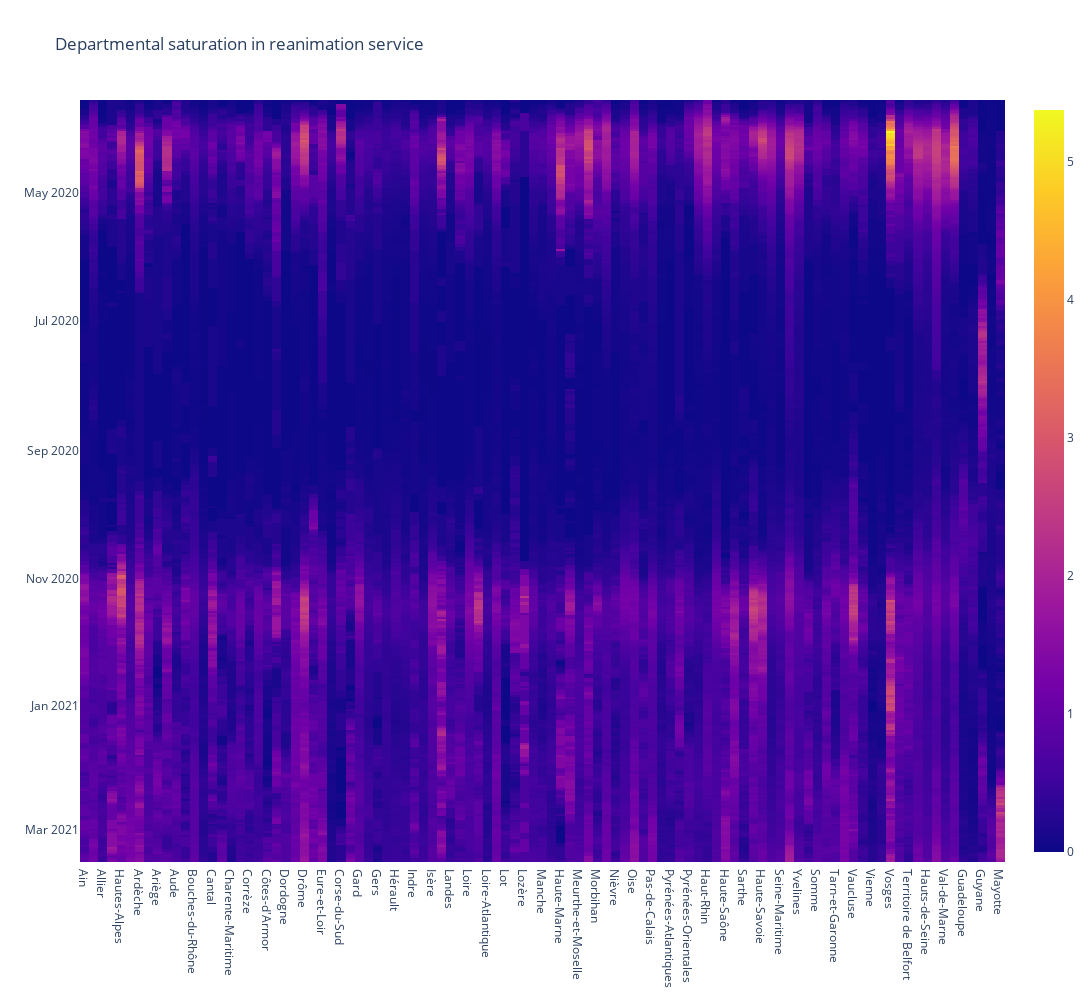

Notebook code for this chart:
### Code cell
fig = px.imshow(rea_dep_prop.iloc[:,1:], y=rea_dep_prop['date'], title='Departmental saturation in reanimation service', height=1000, width=3000)
fig.show()

### Figure 1 — Plotly figure (JSON) as saved in the notebook; plotly's stock layout.template omitted (floating-point values rounded to 4 significant figures; data arrays with more than 128 entries replaced by an {"elided": "..."} marker saying what was removed)
{"data": [{"coloraxis": "coloraxis", "hovertemplate": "x: %{x}<br>y: %{y}<br>color: %{z}<extra></extra>", "name": "0", "type": "heatmap", "x": ["Ain", "Aisne", "Allier", "Alpes-de-Haute-Provence", "Hautes-Alpes", "Alpes-Maritimes", "Ardèche", "Ardennes", "Ariège", "Aube", "Aude", "Aveyron", "Bouches-du-Rhône", "Calvados", "Cantal", "Charente", "Charente-Maritime", "Cher", "Corrèze", "Côte-d'Or", "Côtes-d'Armor", "Creuse", "Dordogne", "Doubs", "Drôme", "Eure", "Eure-et-Loir", "Finistère", "Corse-du-Sud", "Haute-Corse", "Gard", "Haute-Garonne", "Gers", "Gironde", "Hérault", "Ille-et-Vilaine", "Indre", "Indre-et-Loire", "Isère", "Jura", "Landes", "Loir-et-Cher", "Loire", "Haute-Loire", "Loire-Atlantique", "Loiret", "Lot", "Lot-et-Garonne", "Lozère", "Maine-et-Loire", "Manche", "Marne", "Haute-Marne", "Mayenne", "Meurthe-et-Moselle", "Meuse", "Morbihan", "Moselle", "Nièvre", "Nord", "Oise", "Orne", "Pas-de-Calais", "Puy-de-Dôme", "Pyrénées-Atlantiques", "Hautes-Pyrénées", "Pyrénées-Orientales", "Bas-Rhin", "Haut-Rhin", "Rhône", "Haute-Saône", "Saône-et-Loire", "Sarthe", "Savoie", "Haute-Savoie", "Paris", "Seine-Maritime", "Seine-et-Marne", "Yvelines", "Deux-Sèvres", "Somme", "Tarn", "Tarn-et-Garonne", "Var", "Vaucluse", "Vendée", "Vienne", "Haute-Vienne", "Vosges", "Yonne", "Territoire de Belfort", "Essonne", "Hauts-de-Seine", "Seine-Saint-Denis", "Val-de-Marne", "Val-d'Oise", "Guadeloupe", "Martinique", "Guyane", "La Réunion", "Mayotte"], "xaxis": "x", "y": {"elided": "364 str values"}, "yaxis": "y", "z": {"elided": "364x101 float values"}}], "layout": {"coloraxis": {"colorscale": [[0, "#0d0887"], [0.1111, "#46039f"], [0.2222, "#7201a8"], [0.3333, "#9c179e"], [0.4444, "#bd3786"], [0.5556, "#d8576b"], [0.6667, "#ed7953"], [0.7778, "#fb9f3a"], [0.8889, "#fdca26"], [1, "#f0f921"]]}, "height": 1000, "title": {"text": "Departmental saturation in reanimation service"}, "width": 3000, "xaxis": {"anchor": "y", "constrain": "domain", "domain": [0, 1], "scaleanchor": "y"}, "yaxis": {"anchor": "x", "autorange": "reversed", "constrain": "domain", "domain": [0, 1]}}}
